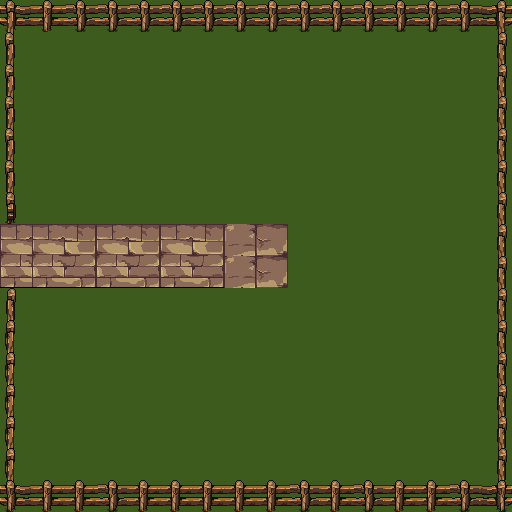

Rendered tile map (Tiled .tmx) drawn with the repository's tilesets; below, a short description and the full map source, tile grids included:
An orthogonal 16x16 tile map with 32x32 px tiles, 2 tile layers (Ground, Walls).

<map version="1.4" tiledversion="1.4.3" orientation="orthogonal" renderorder="right-down" width="16" height="16" tilewidth="32" tileheight="32" infinite="0" nextlayerid="3" nextobjectid="1">
 <tileset firstgid="1" source="Grassland.tsx" />
 <layer id="1" name="Ground" width="16" height="16">
  <data encoding="csv">
3074,3074,3074,3074,3074,3075,3075,3075,3075,3075,3075,3075,3075,3075,3139,3139,
3138,3138,3138,3138,3138,3139,3139,3139,3139,3139,3139,3139,3139,3139,3203,3203,
3202,3202,3202,3202,3202,3203,3203,3203,3203,3203,3203,3203,3203,3203,3139,3075,
3202,3202,3202,3202,3202,3203,3203,3203,3203,3203,3203,3203,3203,3203,3203,3139,
3074,3075,3139,3203,3138,3138,3202,3202,3202,3202,3202,3202,3202,3203,3203,3203,
3075,3075,3074,3074,3202,3202,3202,3203,3074,3074,3202,3202,3202,3202,3203,3075,
3075,3139,3138,3138,3138,3138,3138,3138,3138,3138,3202,3203,3203,3139,3139,3139,
3188,3188,3189,3188,3189,3188,3189,3316,3317,3139,3074,3074,3074,3074,3074,3074,
3252,3252,3253,3252,3253,3252,3253,3316,3317,3074,3074,3074,3074,3074,3138,3138,
3074,3075,3075,3138,3202,3202,3202,3202,3203,3139,3074,3074,3074,3074,3074,3074,
3074,3075,3139,3202,3203,3203,3203,3074,3075,3074,3074,3074,3074,3074,3138,3138,
3074,3075,3074,3074,3074,3074,3074,3074,3074,3138,3138,3138,3138,3138,3202,3202,
3074,3074,3075,3138,3138,3138,3138,3138,3138,3202,3202,3202,3202,3202,3203,3203,
3074,3075,3075,3202,3202,3202,3202,3202,3202,3203,3203,3203,3203,3203,3203,3139,
3074,3074,3074,3074,3074,3074,3074,3074,3138,3138,3138,3138,3138,3202,3202,3203,
3138,3138,3138,3138,3138,3138,3138,3138,3202,3202,3202,3202,3202,3202,3203,3203
</data>
 </layer>
 <layer id="2" name="Walls" width="16" height="16">
  <data encoding="csv">
3644,3580,3581,3581,3581,3581,3581,3581,3581,3581,3581,3581,3581,3581,3581,3645,
3706,0,0,0,0,0,0,0,0,0,0,0,0,0,0,3711,
3706,0,0,0,0,0,0,0,0,0,0,0,0,0,0,3711,
3706,0,0,0,0,0,0,0,0,0,0,0,0,0,0,3711,
3706,0,0,0,0,0,0,0,0,0,0,0,0,0,0,3711,
3706,0,0,0,0,0,0,0,0,0,0,0,0,0,0,3711,
3834,0,0,0,0,0,0,0,0,0,0,0,0,0,0,3711,
3378,0,0,0,0,0,0,0,0,0,0,0,0,0,0,3711,
3442,0,0,0,0,0,0,0,0,0,0,0,0,0,0,3711,
3771,0,0,0,0,0,0,0,0,0,0,0,0,0,0,3711,
3770,0,0,0,0,0,0,0,0,0,0,0,0,0,0,3711,
3770,0,0,0,0,0,0,0,0,0,0,0,0,0,0,3711,
3770,0,0,0,0,0,0,0,0,0,0,0,0,0,0,3711,
3770,0,0,0,0,0,0,0,0,0,0,0,0,0,3701,3711,
3770,0,0,0,0,0,0,0,0,0,0,0,0,0,3765,3711,
3836,3580,3580,3581,3580,3580,3580,3580,3580,3581,3580,3581,3580,3580,3581,3837
</data>
 </layer>
</map>
